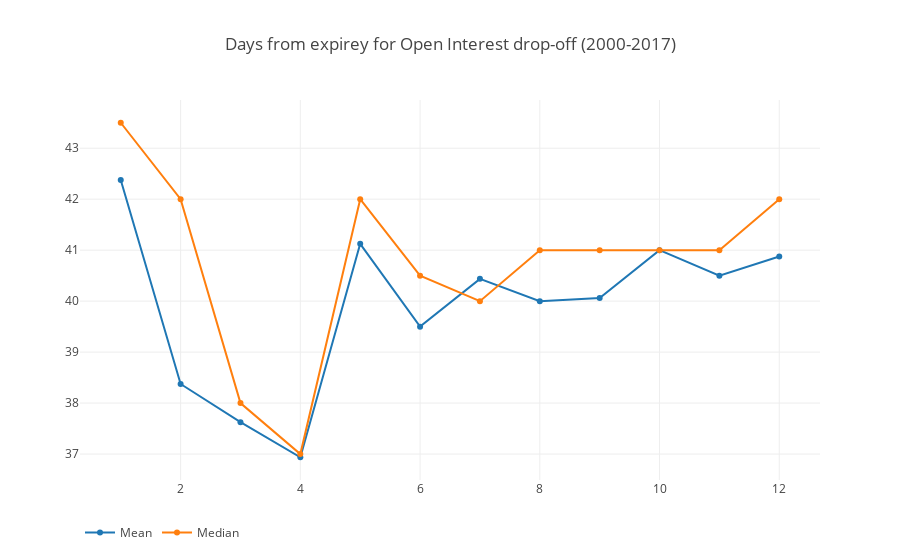

This figure's notebook cell:
### Markdown cell above
This time we see somethign interesting: March and April dip much lower than all the other months. Is this true for more current years?

### Code cell
df = open_int_maxes[open_int_maxes['contract_year'] > 2000]
df_mean = df.groupby('contract_month')['days_to_expire'].mean()
df_median = df.groupby('contract_month')['days_to_expire'].median()
plot(
    [
        Scatter(x=df_mean.index, y=df_mean, name='Mean'),
        Scatter(x=df_median.index, y=df_median, name='Median')
    ],
    title='Days from expirey for Open Interest drop-off (2000-2017)')

### Figure 1 — Plotly figure (JSON) as saved in the notebook; plotly's stock layout.template omitted (floating-point values rounded to 4 significant figures)
{"data": [{"hoverinfo": "skip", "name": "Mean", "type": "scatter", "x": [1, 2, 3, 4, 5, 6, 7, 8, 9, 10, 11, 12], "y": [42.38, 38.38, 37.62, 36.94, 41.12, 39.5, 40.44, 40, 40.06, 41, 40.5, 40.88]}, {"hoverinfo": "skip", "name": "Median", "type": "scatter", "x": [1, 2, 3, 4, 5, 6, 7, 8, 9, 10, 11, 12], "y": [43.5, 42, 38, 37, 42, 40.5, 40, 41, 41, 41, 41, 42]}], "layout": {"legend": {"orientation": "h"}, "title": "Days from expirey for Open Interest drop-off (2000-2017)", "xaxis": {"fixedrange": true}, "yaxis": {"fixedrange": true}}}
